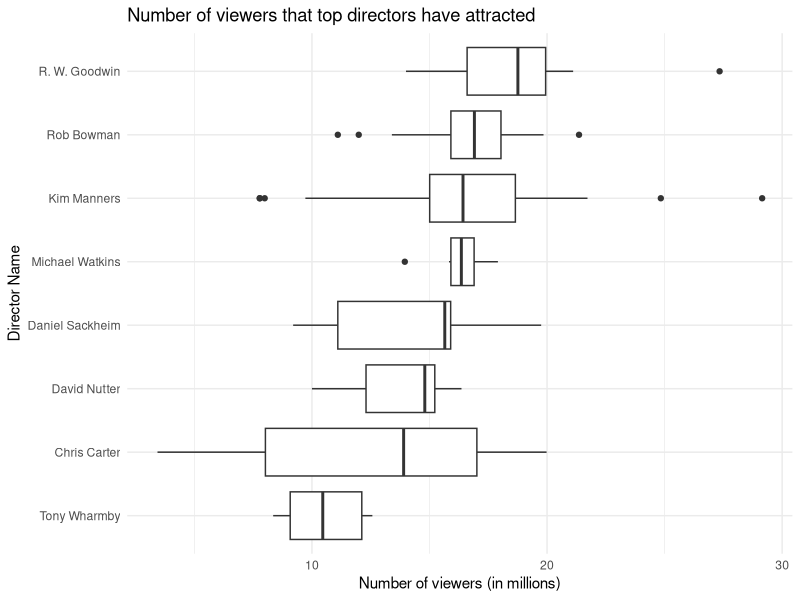

Reproduce this figure in R.






















































































































































#| echo: false
#| warning: false
library(tidyverse)
library(forcats)
library(knitr)






#| tbl-cap: "Most active directors"
data <- read.csv("x-files-episodes.csv")
most_active_directors <- head(
  sort(table(data$director), decreasing = TRUE),
  n = 8L
)

as.data.frame(most_active_directors) %>%
  kable(
    col.names = c("Name of Director", "Number of Episodes directed"),
    format = "html"
  )







#| warning: false

directors_wanted <- names(most_active_directors)

data %>%
  select(title, viewers, director) %>%
  filter(director %in% directors_wanted) %>%
  mutate(viewers = as.double(
    str_replace(viewers, "\\[[0-9]+\\]", ""))
  ) %>%
  mutate(director = as.factor(director)) %>%
  mutate(g_id = group_indices(., director)) %>%
  ggplot(aes(
    x = fct_reorder(director, viewers, .fun = median),
    y = viewers,
  )) +
  geom_boxplot() +
  coord_flip() +
  # geom_smooth(method = lm, se = FALSE) +
  theme_minimal() +
  labs(
    title = "Number of viewers that top directors have attracted",
    x = "Director Name",
    y = "Number of viewers (in millions)",
  )
